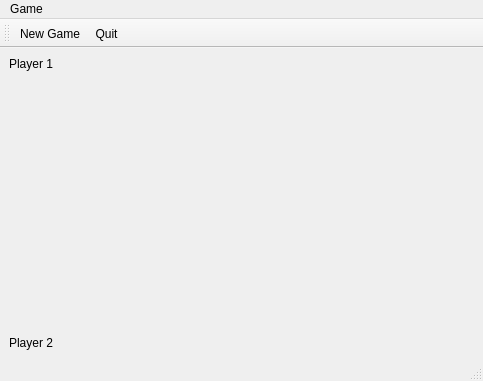
<?xml version="1.0" encoding="UTF-8"?>
<ui version="4.0">
 <class>MainWindow</class>
 <widget class="QMainWindow" name="MainWindow">
  <property name="geometry">
   <rect>
    <x>0</x>
    <y>0</y>
    <width>483</width>
    <height>381</height>
   </rect>
  </property>
  <property name="windowTitle">
   <string>MainWindow</string>
  </property>
  <widget class="QWidget" name="centralwidget">
   <layout class="QVBoxLayout" name="verticalLayout">
    <item>
     <widget class="QLabel" name="player1Name">
      <property name="sizePolicy">
       <sizepolicy hsizetype="Preferred" vsizetype="Fixed">
        <horstretch>0</horstretch>
        <verstretch>0</verstretch>
       </sizepolicy>
      </property>
      <property name="text">
       <string>Player 1</string>
      </property>
     </widget>
    </item>
    <item>
     <widget class="TicTacToeWidget" name="gameBoard" native="true"/>
    </item>
    <item>
     <widget class="QLabel" name="player2Name">
      <property name="sizePolicy">
       <sizepolicy hsizetype="Preferred" vsizetype="Fixed">
        <horstretch>0</horstretch>
        <verstretch>0</verstretch>
       </sizepolicy>
      </property>
      <property name="text">
       <string>Player 2</string>
      </property>
     </widget>
    </item>
   </layout>
  </widget>
  <widget class="QMenuBar" name="menuBar">
   <property name="geometry">
    <rect>
     <x>0</x>
     <y>0</y>
     <width>483</width>
     <height>21</height>
    </rect>
   </property>
   <widget class="QMenu" name="menuGame">
    <property name="title">
     <string>Game</string>
    </property>
    <addaction name="startNewGame"/>
    <addaction name="quit"/>
   </widget>
   <addaction name="menuGame"/>
  </widget>
  <widget class="QStatusBar" name="statusBar"/>
  <widget class="QToolBar" name="mainToolBar">
   <property name="windowTitle">
    <string>toolBar</string>
   </property>
   <attribute name="toolBarArea">
    <enum>TopToolBarArea</enum>
   </attribute>
   <attribute name="toolBarBreak">
    <bool>false</bool>
   </attribute>
   <addaction name="startNewGame"/>
   <addaction name="quit"/>
  </widget>
  <action name="startNewGame">
   <property name="icon">
    <iconset resource="resources.qrc">
     <normaloff>:/icons/newgame.png</normaloff>:/icons/newgame.png</iconset>
   </property>
   <property name="text">
    <string>New Game</string>
   </property>
   <property name="toolTip">
    <string>Start new Game</string>
   </property>
   <property name="shortcut">
    <string>Ctrl+N</string>
   </property>
  </action>
  <action name="quit">
   <property name="icon">
    <iconset resource="resources.qrc">
     <normaloff>:/icons/application-exit.png</normaloff>:/icons/application-exit.png</iconset>
   </property>
   <property name="text">
    <string>Quit</string>
   </property>
   <property name="shortcut">
    <string>Ctrl+Q</string>
   </property>
  </action>
 </widget>
 <customwidgets>
  <customwidget>
   <class>TicTacToeWidget</class>
   <extends>QWidget</extends>
   <header>tictactoewidget.h</header>
   <container>1</container>
  </customwidget>
 </customwidgets>
 <resources>
  <include location="resources.qrc"/>
 </resources>
 <connections/>
</ui>
